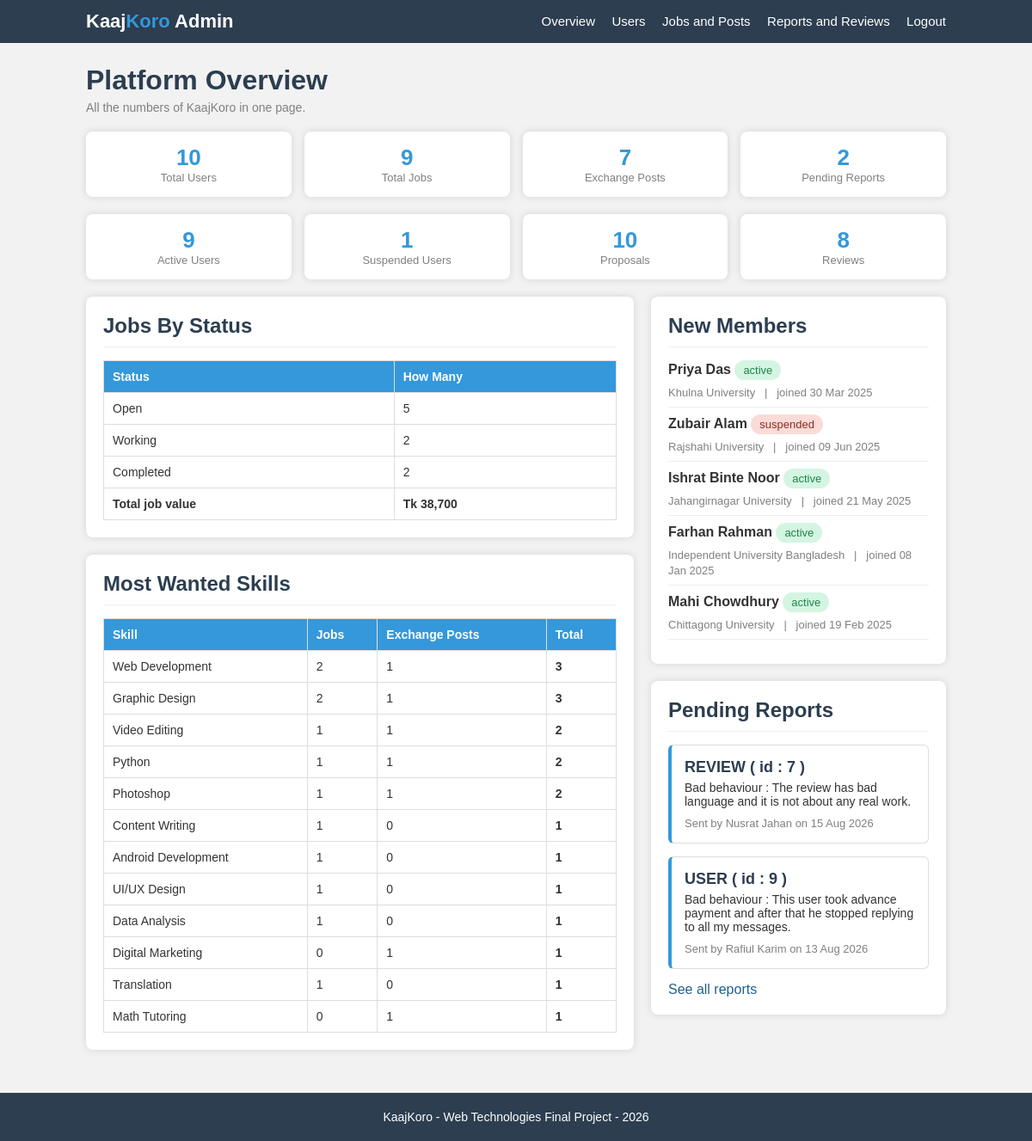
The app's page /admin-dashboard.php (signed in) with its own data.
### tables this page shows
CREATE TABLE users (
    user_id     INT AUTO_INCREMENT PRIMARY KEY,
    name        VARCHAR(100) NOT NULL,
    email       VARCHAR(100) NOT NULL UNIQUE,
    password    VARCHAR(255) NOT NULL,
    phone       VARCHAR(20)  NOT NULL,
    university  VARCHAR(100) NOT NULL,
    city        VARCHAR(50)  NOT NULL,
    bio         TEXT,
    education   VARCHAR(200),
    experience  TEXT,
    portfolio   VARCHAR(150),
    status      VARCHAR(20)  DEFAULT 'active',
    joined      DATE
);

CREATE TABLE reports (
    report_id   INT AUTO_INCREMENT PRIMARY KEY,
    from_id     INT NOT NULL,
    type        VARCHAR(20) NOT NULL,
    target_id   INT NOT NULL,
    reason      TEXT NOT NULL,
    status      VARCHAR(20) DEFAULT 'pending',
    created_at  DATE,
    FOREIGN KEY (from_id) REFERENCES users(user_id) ON DELETE CASCADE
);

### admin-dashboard.php (the view, shortened to what this page needs)
<?php
require_once "config.php";
require_once "functions.php";
$result = $conn->query("SELECT COUNT(*) AS total FROM users");
$total_users = $result->fetch_assoc()["total"];
$result = $conn->query("SELECT COUNT(*) AS total FROM users WHERE status = 'active'");
$active_users = $result->fetch_assoc()["total"];
$result = $conn->query("SELECT COUNT(*) AS total FROM users WHERE status = 'suspended'");
$suspended_users = $result->fetch_assoc()["total"];
$result = $conn->query("SELECT COUNT(*) AS total FROM jobs");
$total_jobs = $result->fetch_assoc()["total"];
$result = $conn->query("SELECT COUNT(*) AS total FROM posts");
$total_posts = $result->fetch_assoc()["total"];
$result = $conn->query("SELECT COUNT(*) AS total FROM proposals");
$total_proposals = $result->fetch_assoc()["total"];
$result = $conn->query("SELECT COUNT(*) AS total FROM reviews");
$total_reviews = $result->fetch_assoc()["total"];
$result = $conn->query("SELECT COUNT(*) AS total FROM reports WHERE status = 'pending'");
$pending_reports = $result->fetch_assoc()["total"];
$result = $conn->query("SELECT COUNT(*) AS total FROM jobs WHERE job_status = 'open'");
$open_jobs = $result->fetch_assoc()["total"];
$result = $conn->query("SELECT COUNT(*) AS total FROM jobs WHERE job_status = 'working'");
$working_jobs = $result->fetch_assoc()["total"];
$result = $conn->query("SELECT COUNT(*) AS total FROM jobs WHERE job_status = 'done'");
$done_jobs = $result->fetch_assoc()["total"];
$result = $conn->query("SELECT SUM(budget) AS total FROM jobs");
$total_money = $result->fetch_assoc()["total"];
include "header.php";
?>
    <div class="page">
        <h1>Platform Overview</h1>
        <p class="page-info">All the numbers of KaajKoro in one page.</p>
        <div class="stats">
            <div class="stat">
                <div class="stat-number"><?php echo $total_users; ?></div>
                <div class="stat-name">Total Users</div>
            </div>
            <div class="stat">
                <div class="stat-number"><?php echo $total_jobs; ?></div>
                <div class="stat-name">Total Jobs</div>
            </div>
            <div class="stat">
                <div class="stat-number"><?php echo $total_posts; ?></div>
                <div class="stat-name">Exchange Posts</div>
            </div>
            <div class="stat">
                <div class="stat-number"><?php echo $pending_reports; ?></div>
                <div class="stat-name">Pending Reports</div>
            </div>
        </div>
        <div class="stats">
            <div class="stat">
                <div class="stat-number"><?php echo $active_users; ?></div>
                <div class="stat-name">Active Users</div>
            </div>
            <div class="stat">
                <div class="stat-number"><?php echo $suspended_users; ?></div>
                <div class="stat-name">Suspended Users</div>
            </div>
            <div class="stat">
                <div class="stat-number"><?php echo $total_proposals; ?></div>
                <div class="stat-name">Proposals</div>
            </div>
            <div class="stat">
                <div class="stat-number"><?php echo $total_reviews; ?></div>
                <div class="stat-name">Reviews</div>
            </div>
        </div>
        <div class="row">
            <div class="col-left">
                <div class="box">
                    <h2 class="box-title">Jobs By Status</h2>
                    <table>
                        <tr><th>Status</th><th>How Many</th></tr>
                        <tr><td>Open</td><td><?php echo $open_jobs; ?></td></tr>
                        <tr><td>Working</td><td><?php echo $working_jobs; ?></td></tr>
                        <tr><td>Completed</td><td><?php echo $done_jobs; ?></td></tr>
                        <tr><td><b>Total job value</b></td><td><b><?php echo showMoney($total_money); ?></b></td></tr>
                    </table>
                </div>
                <div class="box">
                    <h2 class="box-title">Most Wanted Skills</h2>
                    <table>
                        <tr><th>Skill</th><th>Jobs</th><th>Exchange Posts</th><th>Total</th></tr>
                        <?php
                        $result = $conn->query("SELECT s.skill_name,
                                                       (SELECT COUNT(*) FROM job_skills j WHERE j.skill_id = s.skill_id) AS job_count,
                                                       (SELECT COUNT(*) FROM posts p WHERE p.want_skill_id = s.skill_id) AS post_count
                                                FROM skills s
                                                ORDER BY (job_count + post_count) DESC");
                        while ($row = $result->fetch_assoc()) {
                            $total = $row["job_count"] + $row["post_count"];
                            if ($total > 0) {
                                ?>
                                <tr>
                                    <td><?php echo htmlspecialchars($row["skill_name"]); ?></td>
                                    <td><?php echo $row["job_count"]; ?></td>
                                    <td><?php echo $row["post_count"]; ?></td>
                                    <td><b><?php echo $total; ?></b></td>
                                </tr>
                                <?php
                            }
                        }
                        ?>
                    </table>
                </div>
            </div>
            <div class="col-right">
                <div class="box">
                    <h2 class="box-title">New Members</h2>
                    <?php
                    $result = $conn->query("SELECT * FROM users ORDER BY user_id DESC LIMIT 5");
                    while ($user = $result->fetch_assoc()) {
                        ?>
                        <p>
                            <b><?php echo htmlspecialchars($user["name"]); ?></b> <?php echo showStatus($user["status"]); ?><br>
                            <span class="gray-text"><?php echo htmlspecialchars($user["university"]); ?>
                                &nbsp; | &nbsp; joined <?php echo showDate($user["joined"]); ?></span>
                        </p>
                        <hr style="border:0;border-top:1px solid #eee;margin:8px 0">
                        <?php
                    }
                    ?>
                </div>
                <div class="box">
                    <h2 class="box-title">Pending Reports</h2>
                    <?php
                    $result = $conn->query("SELECT r.*, u.name AS reporter
                                            FROM reports r
                                            JOIN users u ON r.from_id = u.user_id
                                            WHERE r.status = 'pending'
                                            ORDER BY r.report_id DESC");
                    while ($report = $result->fetch_assoc()) {
                        ?>
                        <div class="item">
                            <h3><?php echo strtoupper($report["type"]); ?> ( id : <?php echo $report["target_id"]; ?> )</h3>
                            <p class="item-text"><?php echo htmlspecialchars($report["reason"]); ?></p>
                            <p class="gray-text">Sent by <?php echo htmlspecialchars($report["reporter"]); ?>
                                on <?php echo showDate($report["created_at"]); ?></p>
                        </div>
                        <?php
                    }
                    ?>
                    <a href="admin-reports.php">See all reports</a>
                </div>
            </div>
        </div>
    </div>
<?php include "footer.php"; ?>

### functions.php (shortened to what this page needs)
<?php
function showMoney($amount) {
    return "Tk " . number_format($amount);
}
function showStatus($status) {
    if ($status == "open" || $status == "accepted" || $status == "active"
        || $status == "solved" || $status == "visible" || $status == "done") {
        return "<span class='tag tag-green'>" . $status . "</span>";
    }
    return "<span class='tag tag-red'>" . $status . "</span>";
}
function showDate($date) {
    return date("d M Y", strtotime($date));
}
?>

### style.css (style rules this page uses)
* { margin:0; padding:0; box-sizing:border-box; font-family:Arial, Helvetica, sans-serif; }
body { background:#f2f2f2; color:#333; }
a { text-decoration:none; color:#21618c; }
.page { width:1000px; margin:25px auto; }
h1 { color:#2c3e50; margin-bottom:5px; }
h2 { color:#2c3e50; }
h3 { color:#2c3e50; font-size:18px; }
.page-info { color:gray; font-size:14px; margin-bottom:20px; }
.box { background:white; padding:20px; border-radius:8px; box-shadow:0 0 8px lightgray; margin-bottom:20px; }
.box-title { border-bottom:1px solid #ecf0f1; padding-bottom:10px; margin-bottom:15px; }
.row { display:flex; gap:20px; }
.col-left { width:65%; }
.col-right { width:35%; }
table { width:100%; border-collapse:collapse; margin-top:10px; }
th,td { border:1px solid #ddd; padding:10px; text-align:left; font-size:14px; }
th { background:#3498db; color:white; }
.item { background:white; border:1px solid #ddd; border-left:4px solid #3498db; border-radius:6px; padding:15px; margin-bottom:15px; }
.item h3 { margin-bottom:5px; }
.item-text { font-size:14px; margin-bottom:10px; }
.tag { display:inline-block; background:#ecf0f1; color:#2c3e50; padding:4px 10px; border-radius:12px; font-size:13px; margin-right:5px; margin-bottom:5px; }
.tag-green { background:#d5f5e3; color:#1e8449; }
.tag-red { background:#fadbd8; color:#922b21; }
.gray-text { color:gray; font-size:13px; }
.stats { display:flex; gap:15px; margin-bottom:20px; }
.stat { background:white; border-radius:8px; box-shadow:0 0 8px lightgray; padding:15px; width:25%; text-align:center; }
.stat-number { font-size:26px; font-weight:bold; color:#3498db; }
.stat-name { font-size:13px; color:gray; }

### records on screen
users: name "Priya Das", status "active", university "Khulna University", joined "30 Mar 2025"
users: name "Zubair Alam", status "suspended", university "Rajshahi University", joined "09 Jun 2025"
users: name "Ishrat Binte Noor", status "active", university "Jahangirnagar University", joined "21 May 2025"
users: name "Farhan Rahman", status "active", university "Independent University Bangladesh", joined "08 Jan 2025"
users: name "Mahi Chowdhury", status "active", university "Chittagong University", joined "19 Feb 2025"
reports: type "REVIEW", target "7", reason "Bad behaviour : The review has bad language and it is not about any real work.", from.name "Nusrat Jahan", created_at "15 Aug 2026"
reports: type "USER", target "9", reason "Bad behaviour : This user took advance payment and after that he stopped replying to all my messages.", from.name "Rafiul Karim", created_at "13 Aug 2026"

### other values on screen
$total_users "10"
$total_jobs "9"
$total_posts "7"
$pending_reports "2"
$active_users "9"
$suspended_users "1"
$total_proposals "10"
$total_reviews "8"
$open_jobs "5"
$working_jobs "2"
$done_jobs "2"
showMoney($total_money) "Tk 38,700"
$row["skill_name"] "Web Development"
$row["job_count"] "2"
$row["post_count"] "1"
